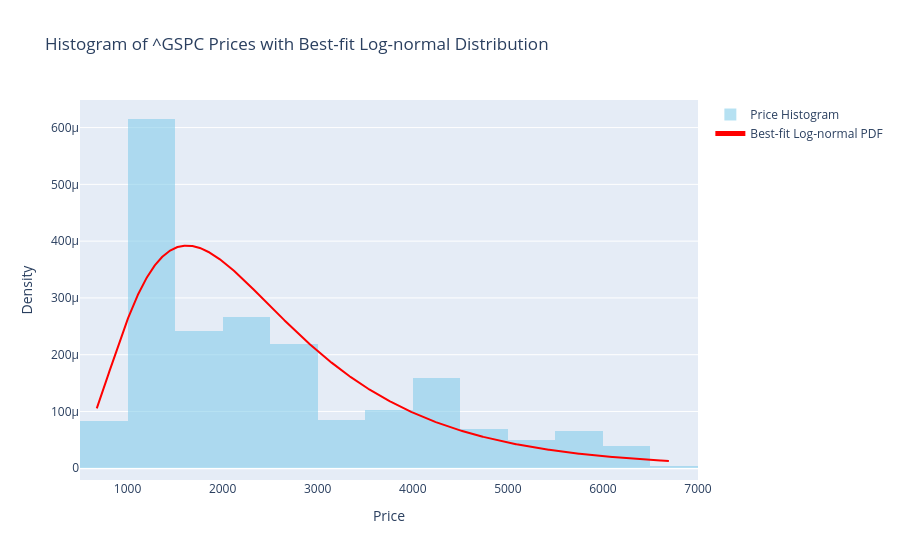

Notebook code cell kept with this figure:
### Markdown cell above
**Understanding log returns**

Although simple returns are easier to understand, it is crucial to understand how log returns work, and why I used them on this practice.

### Code cell
import plotly.graph_objects as go
ticker_obj = yf.Ticker(str('^GSPC'))
gspc_hist = ticker_obj.history(period=str('20y'), interval=str('1d'))

prices = gspc_hist['Close'].dropna()

# Fit log-normal distribution to the prices
shape, loc, scale = stats.lognorm.fit(prices, floc=0)


# Histogram of prices
hist = go.Histogram(
    x=prices,
    nbinsx=30,
    histnorm='probability density',
    name='Price Histogram',
    marker_color='skyblue',
    opacity=0.6
)


# Fitted log-normal PDF
x = np.linspace(prices.min(), prices.max(), 1000)

pdf = stats.lognorm.pdf(x, shape, loc=0, scale=scale)
pdf_line = go.Scatter(
    x=x,
    y=pdf,
    mode='lines',
    name='Best-fit Log-normal PDF',
    line=dict(color='red', width=2)
)

fig = go.Figure([hist, pdf_line])
fig.update_layout(
    title='Histogram of ^GSPC Prices with Best-fit Log-normal Distribution',
    xaxis_title='Price',
    yaxis_title='Density',
    legend=dict(itemsizing='constant')
)
fig.show()

# Print mean and variance
mean = stats.lognorm.mean(shape, loc=0, scale=scale)
variance = stats.lognorm.var(shape, loc=0, scale=scale)
print(f"Fitted log-normal mean: {mean:.2f}")
print(f"Fitted log-normal variance: {variance:.2f}")
fig.write_image("histogram_lognormal.png", width=1700, height=1200, scale=2)  # 170 mm ~ 1700 px at 300 dpi

### Figure 1 — Plotly figure (JSON) as saved in the notebook; plotly's stock layout.template omitted (floating-point values rounded to 4 significant figures; data arrays with more than 128 entries replaced by an {"elided": "..."} marker saying what was removed)
{"data": [{"histnorm": "probability density", "marker": {"color": "skyblue"}, "name": "Price Histogram", "nbinsx": 30, "opacity": 0.6, "type": "histogram", "x": {"elided": "5030 float values"}}, {"line": {"color": "red", "width": 2}, "mode": "lines", "name": "Best-fit Log-normal PDF", "type": "scatter", "x": {"elided": "1000 float values"}, "y": {"elided": "1000 float values"}}], "layout": {"legend": {"itemsizing": "constant"}, "title": {"text": "Histogram of ^GSPC Prices with Best-fit Log-normal Distribution"}, "xaxis": {"title": {"text": "Price"}}, "yaxis": {"title": {"text": "Density"}}}}
